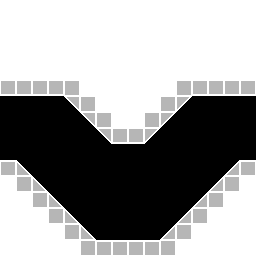

The image is a tile-based game level rendered from a .tmx file. Its description and complete source (layers, tilesets, objects, tile grids) follow:
An orthogonal 16x16 tile map with 16x16 px tiles, 2 tile layers (Background, Objects).

<map version="1.2" tiledversion="1.2.0" orientation="orthogonal" renderorder="right-down" width="16" height="16" tilewidth="16" tileheight="16" infinite="0" nextlayerid="4" nextobjectid="1">
 <tileset firstgid="1" source="../tilesets/Prototype Tiles.tsx" />
 <layer id="3" name="Background" width="16" height="16">
  <data encoding="csv">
0,0,0,0,0,0,0,0,0,0,0,0,0,0,0,0,
0,0,0,0,0,0,0,0,0,0,0,0,0,0,0,0,
0,0,0,0,0,0,0,0,0,0,0,0,0,0,0,0,
0,0,0,0,0,0,0,0,0,0,0,0,0,0,0,0,
0,0,0,0,0,0,0,0,0,0,0,0,0,0,0,0,
0,0,0,0,0,0,0,0,0,0,0,0,0,0,0,0,
0,0,0,0,0,0,0,0,0,0,0,0,0,0,0,0,
0,0,0,0,0,0,0,0,0,0,0,0,0,0,0,0,
0,0,0,0,0,0,0,0,0,0,0,0,0,0,0,0,
0,0,0,0,0,0,0,0,0,0,0,0,0,0,0,0,
0,0,0,0,0,0,0,0,0,0,0,0,0,0,0,0,
0,0,0,0,0,0,0,0,0,0,0,0,0,0,0,0,
0,0,0,0,0,0,0,0,0,0,0,0,0,0,0,0,
0,0,0,0,0,0,0,0,0,0,0,0,0,0,0,0,
0,0,0,0,0,0,0,0,0,0,0,0,0,0,0,0,
0,0,0,0,0,0,0,0,0,0,0,0,0,0,0,0
</data>
 </layer>
 <layer id="2" name="Objects" width="16" height="16">
  <data encoding="csv">
5,5,5,5,5,5,5,5,5,5,5,5,5,5,5,5,
5,5,5,5,5,5,5,5,5,5,5,5,5,5,5,5,
5,5,5,5,5,5,5,5,5,5,5,5,5,5,5,5,
5,5,5,5,5,5,5,5,5,5,5,5,5,5,5,5,
5,5,5,5,5,5,5,5,5,5,5,5,5,5,5,5,
3221225475,3221225475,3221225475,3221225475,2,5,5,5,5,5,5,2,3221225475,3221225475,3221225475,3221225475,
0,0,0,0,1610612737,2,5,5,5,5,2,3221225473,0,0,0,0,
0,0,0,0,0,1610612737,2,5,5,2,3221225473,0,0,0,0,0,
0,0,0,0,0,0,1610612737,3221225475,3221225475,3221225473,0,0,0,0,0,0,
0,0,0,0,0,0,0,0,0,0,0,0,0,0,0,0,
3,2684354561,0,0,0,0,0,0,0,0,0,0,0,0,1,3,
5,2,2684354561,0,0,0,0,0,0,0,0,0,0,1,2,5,
5,5,2,2684354561,0,0,0,0,0,0,0,0,1,2,5,5,
5,5,5,2,2684354561,0,0,0,0,0,0,1,2,5,5,5,
5,5,5,5,2,2684354561,0,0,0,0,1,2,5,5,5,5,
5,5,5,5,5,2,3,3,3,3,2,5,5,5,5,5
</data>
 </layer>
</map>